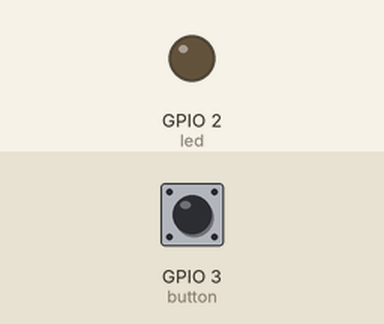
Bench run of a program on a simulated ESP32 board running MicroPython. Shown: output pins drawn as LEDs (lit = HIGH). The inputs (shaded band) are chosen by the test bench; at power-on: GPIO 3 (button) HIGH. The clock reads 2024-03-15 10:24:30 at power-on unless the program sets it.

Above: at 0.1 s.
1.3 s: GPIO 3 (button) pulled LOW for 3.2 s
At 6.1 s:
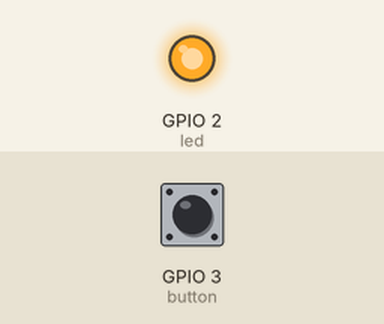
Timing chart, 0 to 12.0 s (numbered marks = the images above; inputs shaded):
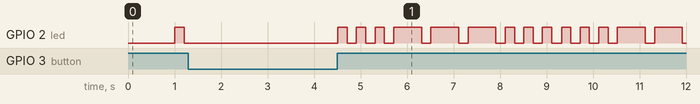

The program:

continious_sos_morse_code.py
```python
#!/usr/bin/env python
# -*-coding:utf-8 -*-
'''
@File    :   continious_sos_morse_code.py
@Time    :   2024/02/25 17:19:06
@Author  :   Uras Ayanoglu
@Version :   1.0
@Contact :   uras.ayanoglu@edu.turkuamk.fi
@License :   (C)Copyright 2023, Uras Ayanoglu
@Desc    :   A simple morse code generator example with continious distress signal sending for AI-Thinker NodeMCU ESP32-S2 on MicroPython v1.22.2
'''
import machine
import time

# LED and Button Pin Configuration
led = machine.Pin(2, machine.Pin.OUT)
button = machine.Pin(3, machine.Pin.IN)

# Morse Code and SOS Pattern
SOS_PATTERN = "...---..."
MORSE_CODE = {
    'A': '.-', 'B': '-...', 'C': '-.-.', 'D': '-..', 'E': '.',
    'F': '..-.', 'G': '--.', 'H': '....', 'I': '..', 'J': '.---',
    'K': '-.-', 'L': '.-..', 'M': '--', 'N': '-.', 'O': '---',
    'P': '.--.', 'Q': '--.-', 'R': '.-.', 'S': '...', 'T': '-',
    'U': '..-', 'V': '...-', 'W': '.--', 'X': '-..-', 'Y': '-.--',
    'Z': '--..', ' ': '/'
}

# Timing Constants
DOT_LENGTH = 0.2
DASH_LENGTH = 0.6
LETTER_PAUSE = 0.3
DEBOUNCE_TIME = 0.2


# Function Definitions
def play_dot():
    led.value(1)
    time.sleep(0.2)
    led.value(0)
    time.sleep(0.2)

def play_dash():
    led.value(1)
    time.sleep(0.6)
    led.value(0)
    time.sleep(0.2)

def check_interrupt():
    if button_pressed():
        wait_for_button_release()
        return True
    return False

def send_sos():
    for symbol in SOS_PATTERN:
        if check_interrupt():
            return

        if symbol == '.':
            play_dot()
        elif symbol == '-':
            play_dash()

def send_morse_code(symbol):
    if symbol in MORSE_CODE:
        for char in MORSE_CODE[symbol]:
            if char == '.':
                play_dot()
            elif char == '-':
                play_dash()
        time.sleep(0.3)  # Inter-letter silence

def button_pressed():
    return button.value() == 0

def wait_for_button_release():
    while button_pressed():
        time.sleep(0.01)

def get_button_press_duration():
    duration = 0
    while button_pressed():
        time.sleep(0.01)
        duration += 0.01
    return duration

# Main Function
def main():
    last_button_press_time = time.time()

    while True:
        if button_pressed():
            last_button_press_time = time.time()
            press_duration = get_button_press_duration()
            wait_for_button_release()

            # Send Morse Code
            if press_duration >= DASH_LENGTH:
                send_morse_code('-')
            else:
                send_morse_code('.')

        elif time.time() - last_button_press_time > LETTER_PAUSE:
            # Send SOS if no button press for a certain duration
            send_sos()

        time.sleep(0.01)

main()
```
